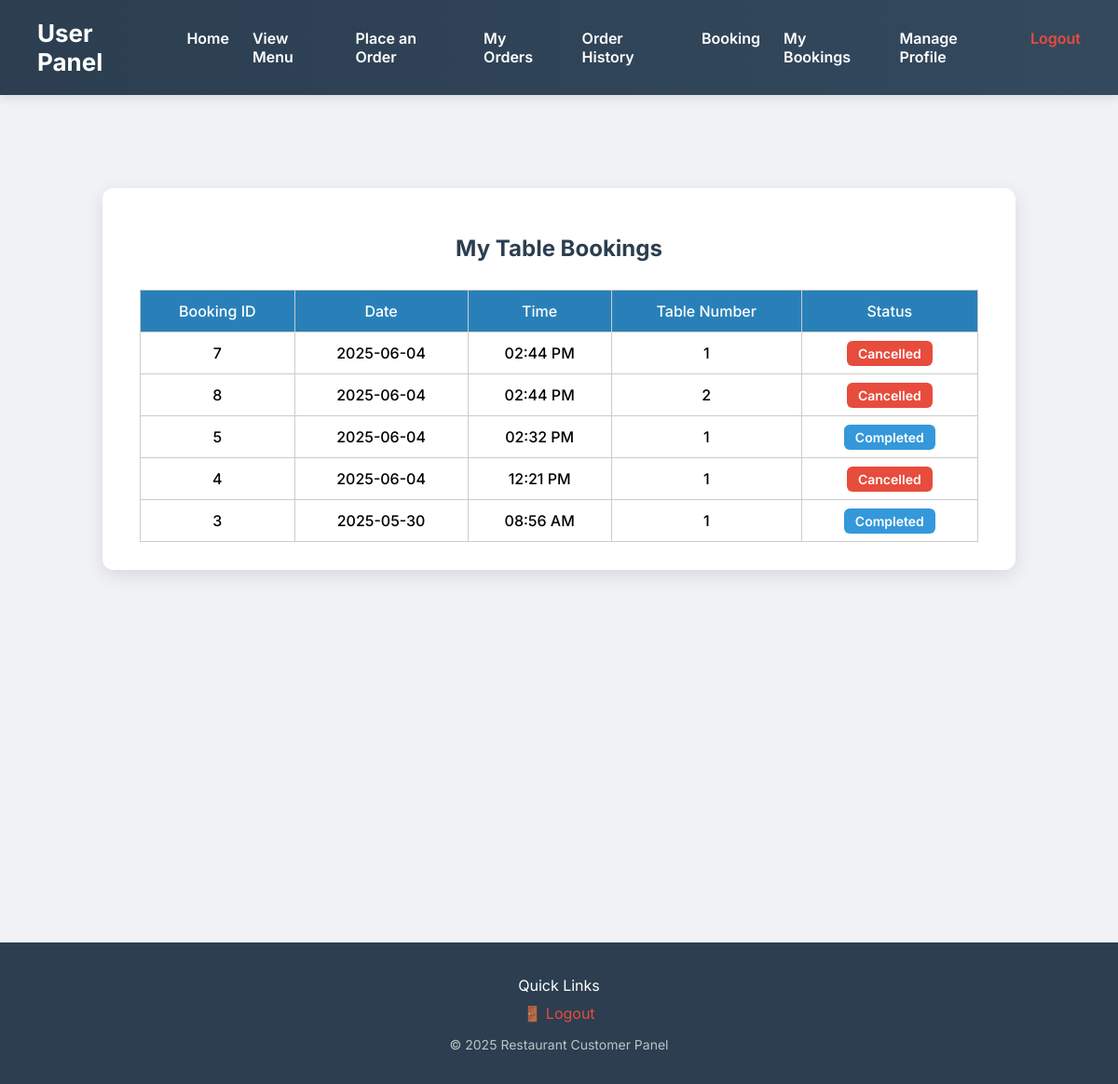
Screenshot of /my_bookings.php (signed in) with the database file from the repository.
### tables this page shows
CREATE TABLE `table_bookings` (
  `id` int(11) NOT NULL,
  `user_id` int(11) NOT NULL,
  `table_number` int(11) DEFAULT NULL,
  `booking_date` datetime NOT NULL,
  `status` varchar(50) DEFAULT 'pending',
  `created_at` timestamp NOT NULL DEFAULT current_timestamp(),
  `updated_at` timestamp NOT NULL DEFAULT current_timestamp() ON UPDATE current_timestamp(),
  `people_count` int(11) NOT NULL DEFAULT 1
);

### my_bookings.php (the view, shortened to what this page needs)
<?php
include 'db_connect.php';
$userId = $_SESSION['user_id'];
try {
    $stmt = $conn->prepare("SELECT id, booking_date, status, table_number
                            FROM table_bookings
                            WHERE user_id = :user_id
                            ORDER BY booking_date DESC");
    $stmt->execute(['user_id' => $userId]);
    $bookings = $stmt->fetchAll(PDO::FETCH_ASSOC);
} catch (PDOException $e) {
    die("Database error: " . $e->getMessage());
}
?>
<!DOCTYPE html>
<html lang="en">
<head>
</head>
<body>
    <div class="navbar">
        <h1>User Panel</h1>
        <ul>
            <li><a href="user_dashboard.php">Home</a></li>
            <li><a href="menu.php">View Menu</a></li>
            <li><a href="order_menu.php">Place an Order</a></li>
            <li><a href="my_orders.php">My Orders</a></li>
            <li><a href="order_history.php">Order History</a></li>
            <li><a href="book_table.php">Booking</a></li>
            <li><a href="my_bookings.php">My Bookings</a></li>
            <li><a href="profile.php">Manage Profile</a></li>
            <li><a class="logout" href="logout.php">Logout</a></li>
        </ul>
    </div>
    <div class="container">
        <h2>My Table Bookings</h2>
        <?php if (empty($bookings)): ?>
            <p style="text-align:center; font-size:18px; color:#666;">You have no table bookings.</p>
        <?php else: ?>
            <table>
                <thead>
                    <tr>
                        <th>Booking ID</th>
                        <th>Date</th>
                        <th>Time</th>
                        <th>Table Number</th>
                        <th>Status</th>
                    </tr>
                </thead>
                <tbody>
                    <?php foreach ($bookings as $booking): ?>
                        <tr>
                            <td><?= htmlspecialchars($booking['id']) ?></td>
                            <td><?= htmlspecialchars(date("Y-m-d", strtotime($booking['booking_date']))) ?></td>
                            <td><?= htmlspecialchars(date("h:i A", strtotime($booking['booking_date']))) ?></td>
                            <td><?= htmlspecialchars($booking['table_number'] ?? 'N/A') ?></td>
                            <td>
                                <?php
                                $status = strtolower($booking['status']);
                                $statusClass = match ($status) {
                                    'pending' => 'pending',
                                    'confirmed' => 'confirmed',
                                    'cancelled' => 'cancelled',
                                    'completed' => 'completed',
                                    default => 'pending',
                                };
                                ?>
                                <span class="status <?= $statusClass ?>"><?= ucfirst($status) ?></span>
                            </td>
                        </tr>
                    <?php endforeach; ?>
                </tbody>
            </table>
        <?php endif; ?>
    </div>
        <footer style="background-color: #2c3e50; color: white; padding: 20px 0; text-align: center; margin-top: 400px;">
    <div style="max-width: 1100px; margin: auto;">
        <p style="margin-bottom: 10px; font-size: 16px;">Quick Links</p>
        <div style="display: flex; justify-content: center; flex-wrap: wrap; gap: 20px;">
            <a href="logout.php" style="color: #e74c3c; text-decoration: none;">🚪 Logout</a>
        </div>
        <p style="margin-top: 15px; font-size: 14px; color: #bdc3c7;">&copy; <?= date("Y") ?> Restaurant Customer Panel</p>
    </div>
</footer>
</body>
</html>

### my_bookings.php (style rules this page uses)
body { font-family: 'Inter', sans-serif; background: #f0f2f5; margin: 0; padding: 0; }
.navbar { background: linear-gradient(to right, #2c3e50, #34495e); padding: 20px 40px; display: flex; justify-content: space-between; align-items: center; color: white; box-shadow: 0 4px 10px rgba(0,0,0,0.1); }
.navbar h1 { margin: 0; font-size: 26px; }
.navbar ul { list-style: none; display: flex; margin: 0; padding: 0; }
.navbar li { margin-left: 25px; }
.navbar a { color: white; text-decoration: none; font-weight: 600; transition: 0.3s; }
.navbar .logout { color: #e74c3c; }
.container { max-width: 900px; margin: 100px auto 40px; background: white; padding: 30px 40px; border-radius: 12px; box-shadow: 0 6px 20px rgba(0,0,0,0.1); }
h2 { text-align: center; color: #2c3e50; margin-bottom: 30px; }
table { width: 100%; border-collapse: collapse; margin-top: 10px; }
th, td { border: 1px solid #ccc; padding: 12px; text-align: center; font-weight: 500; font-size: 16px; }
thead { background-color: #2980b9; color: white; }
.status { padding: 5px 12px; border-radius: 6px; color: white; font-weight: 600; font-size: 14px; text-transform: capitalize; }
.status.cancelled { background-color: #e74c3c; }
.status.completed { background-color: #3498db; }

### rows the page displays
table_bookings: id "7", booking_date "2025-06-04", booking_date "02:44 PM", table_number "1", status "Cancelled"
table_bookings: id "8", booking_date "2025-06-04", booking_date "02:44 PM", table_number "2", status "Cancelled"
table_bookings: id "5", booking_date "2025-06-04", booking_date "02:32 PM", table_number "1", status "Completed"
table_bookings: id "4", booking_date "2025-06-04", booking_date "12:21 PM", table_number "1", status "Cancelled"
table_bookings: id "3", booking_date "2025-05-30", booking_date "08:56 AM", table_number "1", status "Completed"
